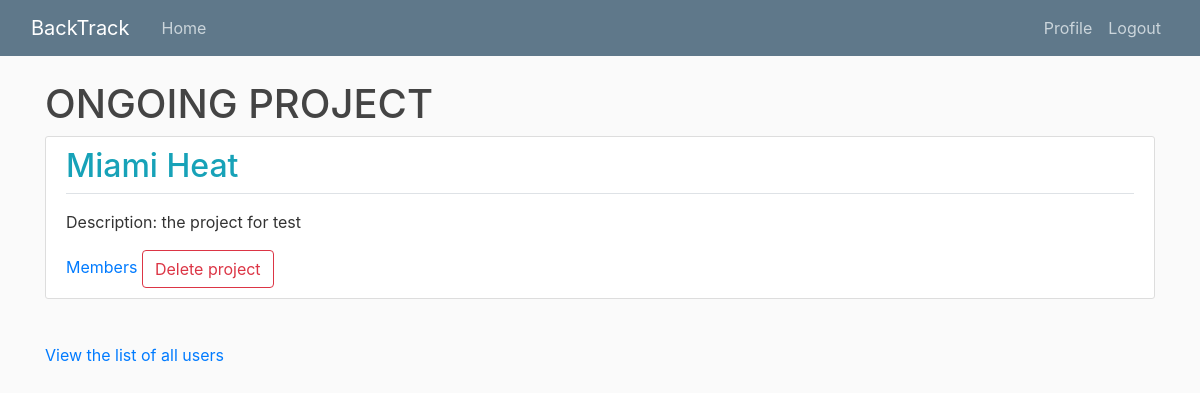
The app's page / (signed in), older data.
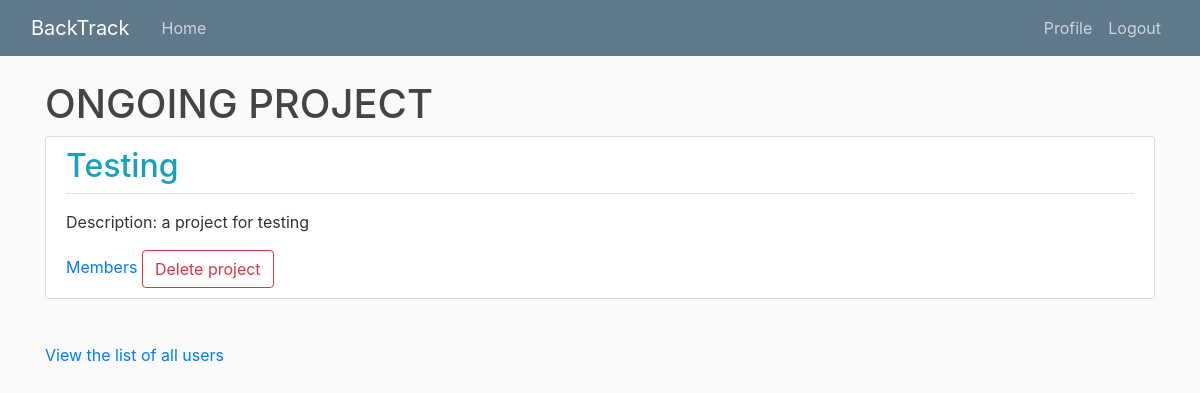
The same page, newer data.
### project/models.py (models this page shows, shortened)
class Project(models.Model):
	title = models.CharField(max_length=20, unique=True)
	details = models.TextField()
	slug = models.SlugField(unique=True, default="")

### project/views.py (the view)
# urls.py: path('', ProjectListView.as_view(), name='project-home'),
class ProjectListView(ListView):
	model = Project
	template_name = 'project/home.html'
	context_object_name = 'projects'

### project/templatetags/user_project.py (called while the page is built)
@register.simple_tag
def user_project(request):
	if request.user.is_authenticated:
		return request.user.project.first()
	else:
		return False

@register.simple_tag
def all_project(request):
	if request.user.is_authenticated:
		return request.user.project.all()
	else:
		return False

### templates/project/home.html (shortened to what this page needs)
{% extends "base_noSidebar.html" %}
{% load user_project %}
{% block content %}
{%user_project request as pp%}
	{%if user.id != None%}
		{%if pp != null%}
			<h1>ONGOING PROJECT</h1>
		{%endif%}
	{%endif%}
{%all_project request as ap%}
{%if user.is_authenticated %}
	{% for project in ap %}
		<div class="content-section">
		<h2><a class="text-info text-decoration-none" href="{% url 'productBacklog-home' project.slug %}">{{ project.title }}  </a></h2>
		<div class="border-top pt-3">
			<p align="justify">Description: {{ project.details }}</p>
			<a href="{% url 'user-list-for-project' project.pk%}">Members</a>
			{%if user.position == '1'%}
				<a class="btn btn-outline-danger" href="{% url 'project-delete' project.slug %}">Delete project</a>
			{%endif%}
		</div>
		</div>
	{% endfor %}
{%endif%}
<br>
{%if user.id != None%}
	<a href="{% url 'user_list' %}">View the list of all users</a>
	<br>
	<br>
{%endif%}
{% endblock content %}

### templates/base_noSidebar.html (shortened to what this page needs)
{% load static %}
<!DOCTYPE html>
<html>
<head>
	<link rel="stylesheet" href="https://stackpath.bootstrapcdn.com/bootstrap/4.3.1/css/bootstrap.min.css">
    <link rel="stylesheet" type="text/css" href="{% static 'PBI/main.css' %}">
</head>
<body>
	<header class="site-header">
	  <nav class="navbar navbar-expand-md navbar-dark bg-steel fixed-top">
	    <div class="container-fluid">
	      <a class="navbar-brand mr-4" href="{% url 'project-home'%}">BackTrack</a>
	      <div class="collapse navbar-collapse" id="navbarToggle">
	        <div class="navbar-nav mr-auto">
	          <a class="nav-item nav-link" href="{% url 'project-home'%}">Home</a>
	        </div>
	        <div class="navbar-nav">
	           {% if user.is_authenticated%}
					<a class="nav-item nav-link" href="{% url 'profile'%}">Profile</a>
	          		<a class="nav-item nav-link" href="{% url 'logout'%}">Logout</a>
	          {% else %}
	          		<a class="nav-item nav-link" href="{% url 'login'%}">Login</a>
	          		<a class="nav-item nav-link" href="{% url 'register'%}">Register</a>
	          {% endif %}
	        </div>
	      </div>
	    </div>
	  </nav>
	</header>
	<main role="main" class="container">
	  <div class="row">
	    <div class="col-md-12">
	      {% block content %}{% endblock %}
	    </div>
	  </div>
	</main>
</body>
</html>

### productBacklog/static/PBI/main.css (style rules this page uses)
body { background: #fafafa; color: #333333; margin-top: 5rem; }
h1, h2, h3, h4, h5, h6 { color: #444444; }
.bg-steel { background-color: #5f788a; }
.site-header .navbar-nav .nav-link { color: #cbd5db; }
.content-section { background: #ffffff; padding: 10px 20px; border: 1px solid #dddddd; border-radius: 3px; margin-bottom: 20px; }

Row changes from the older to the newer data that the page shows:
removed Project: title "Miami Heat", details "the project for test"
added Project: title "Testing", details "a project for testing"
